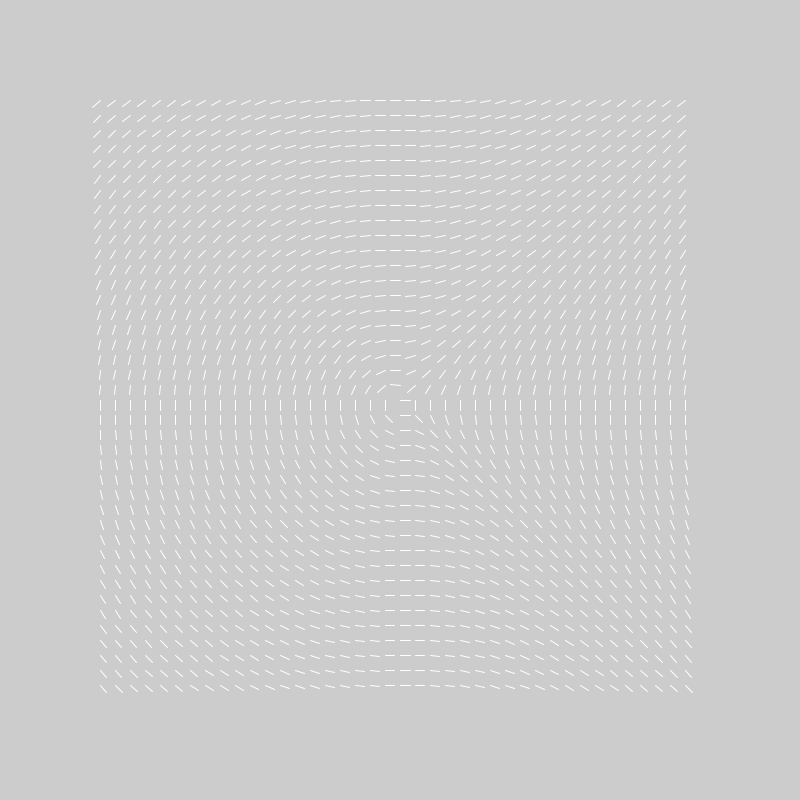
Frame 1 (no input)
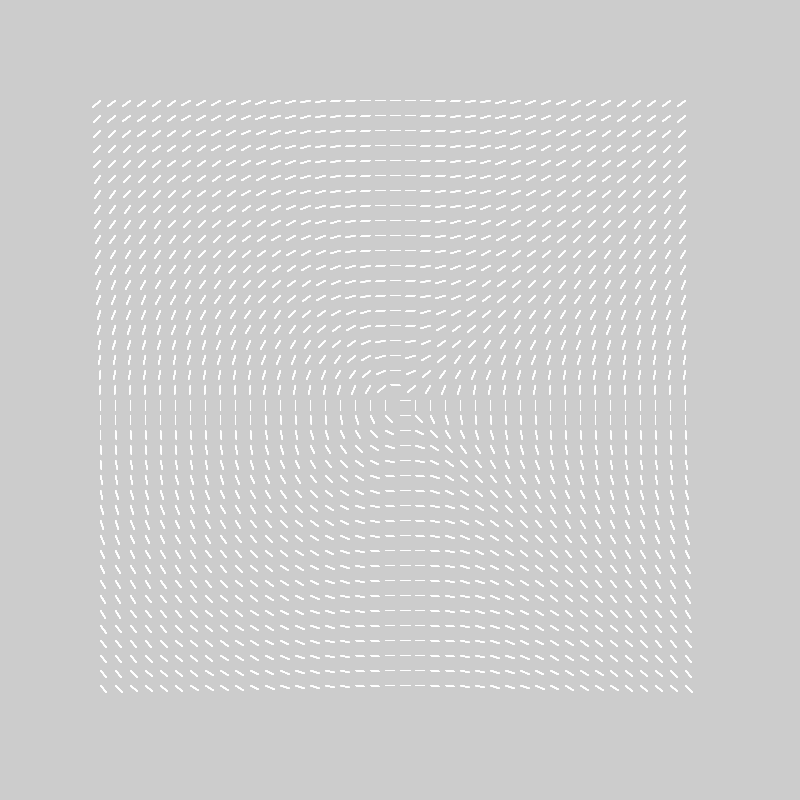
Frame 60 (the mouse pressed at the canvas centre just before this capture)
Frame 120 (the mouse held since frame 60 and released just before this capture): identical to frame 60, image omitted

The Processing sketch that drew these frames (run headless with seeded random() and noise(); from frame 60 on, the mouse is pressed at the canvas centre):

// Processing sketch: angle02
// ── angle02.pde
PVector p0 = new PVector(0,0);
PVector p1 = new PVector(0,0);

final PVector nx = new PVector(1,0);
final PVector ny = new PVector(0,1);

void setup() {
 size(800,800); 
 frameRate(20);
}

float calcAngle(PVector v1, PVector v2) {
  float a = atan2(v2.y, v2.x) - atan2(v1.y, v1.x);
  if (a < 0) a += TWO_PI;
  return a;
}


void update() {
}

void draw() {
  
  update();  
  clear();
  stroke(255);
 
  translate(width/2, height/2);
  
  PVector offset = new PVector(0,0);
  for (int i=-20; i<20; i++) {
    for (int j=-20; j<20; j++) {
      offset = new PVector(i,j);
      offset.mult(15);
      
      p1 = nx.get();
      float angle = PVector.angleBetween(offset, ny);//calcAngle(nx,offset);
      p1.rotate(angle);
      p1.mult(10);
      line(p0.x+offset.x, p0.y+offset.y, p1.x+offset.x, p1.y+offset.y);
    }
  }
}
